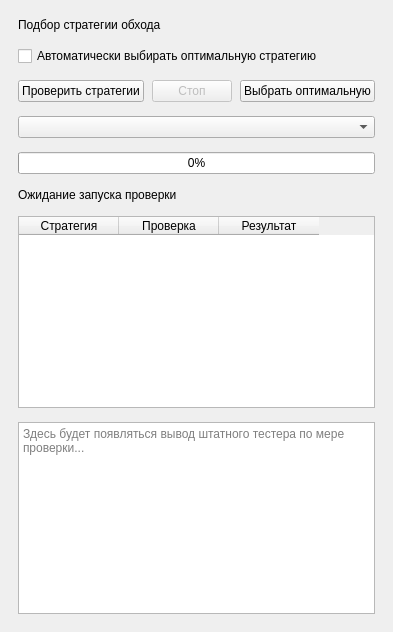
            <widget class="QWidget" name="pageStrategies">
              <layout class="QVBoxLayout" name="strategyLayout">
                <property name="leftMargin">
                  <number>18</number>
                </property>
                <property name="topMargin">
                  <number>18</number>
                </property>
                <property name="rightMargin">
                  <number>18</number>
                </property>
                <property name="bottomMargin">
                  <number>18</number>
                </property>
                <property name="spacing">
                  <number>14</number>
                </property>
                <item>
                  <widget class="QLabel" name="lblStrategyTitle">
                    <property name="text">
                      <string>Подбор стратегии обхода</string>
                    </property>
                  </widget>
                </item>
                <item>
                  <widget class="QCheckBox" name="chkAutoMode">
                    <property name="text">
                      <string>Автоматически выбирать оптимальную стратегию</string>
                    </property>
                  </widget>
                </item>
                <item>
                  <widget class="QWidget" name="strategyControls">
                    <layout class="QHBoxLayout" name="strategyControlsLayout">
                      <property name="leftMargin">
                        <number>0</number>
                      </property>
                      <property name="topMargin">
                        <number>0</number>
                      </property>
                      <property name="rightMargin">
                        <number>0</number>
                      </property>
                      <property name="bottomMargin">
                        <number>0</number>
                      </property>
                      <property name="spacing">
                        <number>8</number>
                      </property>
                      <item>
                        <widget class="QPushButton" name="btnFindStrategy">
                          <property name="text">
                            <string>Проверить стратегии</string>
                          </property>
                        </widget>
                      </item>
                      <item>
                        <widget class="QPushButton" name="btnStopStrategy">
                          <property name="text">
                            <string>Стоп</string>
                          </property>
                          <property name="toolTip">
                            <string>Прервать тестирование F-03</string>
                          </property>
                          <property name="enabled">
                            <bool>false</bool>
                          </property>
                        </widget>
                      </item>
                      <item>
                        <widget class="QPushButton" name="btnApplyBest">
                          <property name="text">
                            <string>Выбрать оптимальную</string>
                          </property>
                        </widget>
                      </item>
                    </layout>
                  </widget>
                </item>
                <item>
                  <widget class="QComboBox" name="cmbStrategies" />
                </item>
                <item>
                  <widget class="QProgressBar" name="progressStrategy">
                    <property name="value">
                      <number>0</number>
                    </property>
                  </widget>
                </item>
                <item>
                  <widget class="QLabel" name="lblStrategyProgress">
                    <property name="text">
                      <string>Ожидание запуска проверки</string>
                    </property>
                  </widget>
                </item>
                <item>
                  <widget class="QTableWidget" name="tableStrategyResults">
                    <property name="columnCount">
                      <number>3</number>
                    </property>
                    <property name="rowCount">
                      <number>0</number>
                    </property>
                    <column>
                      <property name="text">
                        <string>Стратегия</string>
                      </property>
                    </column>
                    <column>
                      <property name="text">
                        <string>Проверка</string>
                      </property>
                    </column>
                    <column>
                      <property name="text">
                        <string>Результат</string>
                      </property>
                    </column>
                  </widget>
                </item>
                <item>
                  <widget class="QPlainTextEdit" name="txtTestOutput">
                    <property name="readOnly">
                      <bool>true</bool>
                    </property>
                    <property name="placeholderText">
                      <string>Здесь будет появляться вывод штатного тестера по мере проверки...</string>
                    </property>
                    <property name="minimumSize">
                      <size>
                        <width>0</width>
                        <height>115</height>
                      </size>
                    </property>
                  </widget>
                </item>
              </layout>
              <attribute name="title">
                <string>Стратегии</string>
              </attribute>
            </widget>
